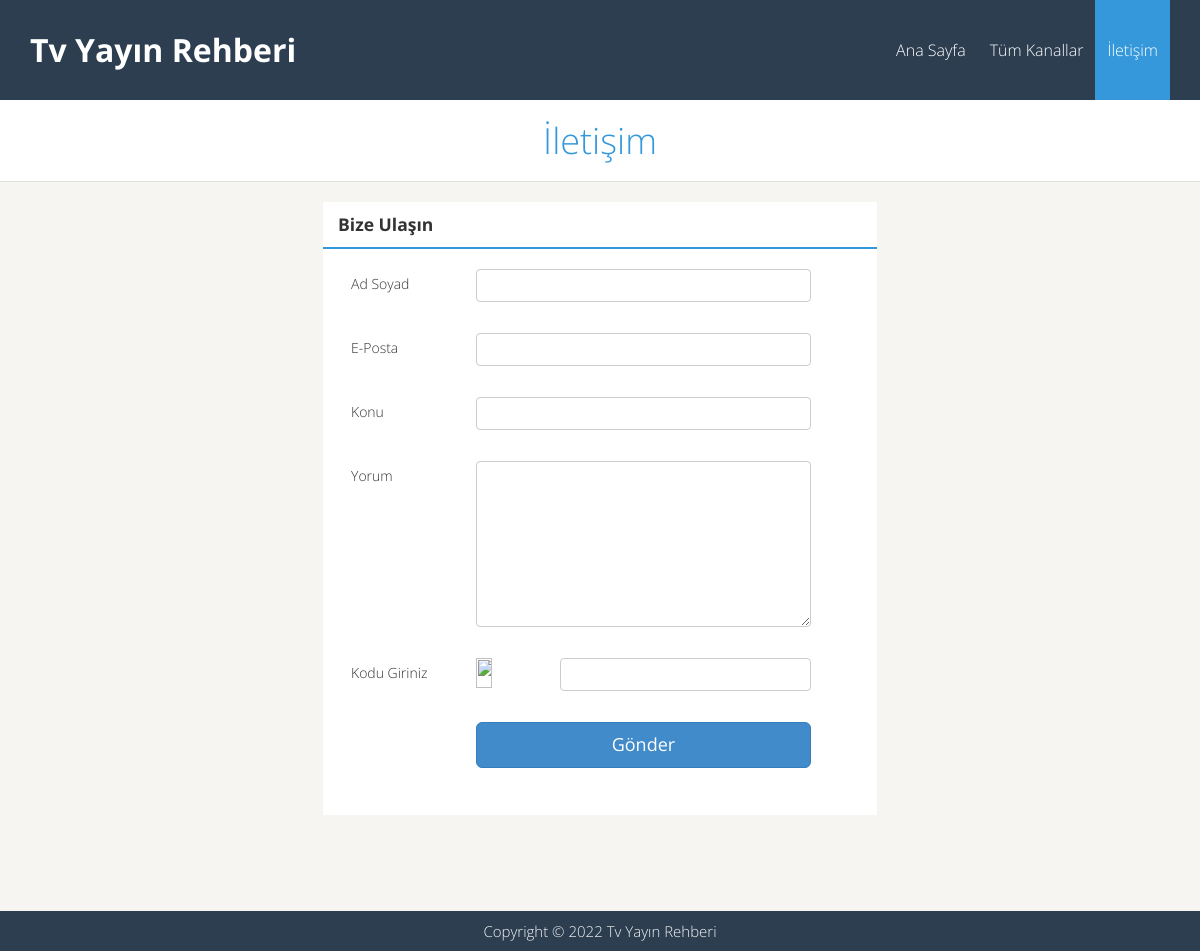
Screenshot of /iletisim with the database file from the repository.
### tables this page shows
CREATE TABLE IF NOT EXISTS `ayarlar` (
  `site_url` varchar(225) NOT NULL,
  `site_tema` varchar(225) NOT NULL,
  `site_baslik` varchar(225) NOT NULL,
  `site_desc` text NOT NULL,
  `site_keyw` text NOT NULL,
  `admin_kadi` varchar(225) NOT NULL,
  `admin_sifre` varchar(225) NOT NULL,
  `site_durum` int(11) NOT NULL,
  `site_footer` varchar(225) NOT NULL,
  `id` int(11) NOT NULL,
  PRIMARY KEY (`id`)
);

### www/system/ayar.php (called while the page is built, shortened)
<?php
require_once('libs/Database.php');
$db = new Database(DB_HOST, DB_USER, DB_PASS);
$sql = "SELECT * FROM ayarlar";
$ayar = $db->select($sql)[0];
?>

### www/system/libs/Database.php (called while the page is built, shortened)
<?php
class Database extends PDO{
    public function select($sql, $array = array(), $fetchMode = PDO::FETCH_ASSOC){
        $sth = $this->prepare($sql);
        $sth->execute();
        return $sth->fetchAll($fetchMode);
    }
}

### www/system/function.php (called while the page is built, shortened)
<?php
	function g($par){
		return strip_tags(trim(addslashes($_GET[$par])));
	}
?>

### www/theme/default/index.php (the view, shortened to what this page needs)
<!doctype html>
<html lang="en">
<head>
	<link rel="stylesheet" href="<?php echo TEMPLATE_URL; ?>/css/normalize.css">
	<link rel="stylesheet" href="<?php echo TEMPLATE_URL; ?>/css/base.css">
	<link rel="stylesheet" href="<?php echo TEMPLATE_URL; ?>/css/m_grid.css">
	<link rel="stylesheet" href="<?php echo TEMPLATE_URL; ?>/css/avgrund.css">
	<link rel="stylesheet" href="<?php echo TEMPLATE_URL; ?>/css/custom.css">
</head>
<body>
	<div class="header_wrapper full-width clearfix">
		<div class="container_1140 clearfix">
			<a href="<?php echo URL; ?>" class="logo mpzero pull-left"><?php echo $ayar['site_baslik']; ?></a>
			<nav class="nav_menu pull-right m_hidden-phone m_hidden-tablet">
				<ul class="mpzero">
					<?php $s = g('sayfa'); ?>
					<li class="<?php if($s == ""){ echo "active"; } ?>"><a href="<?php echo URL; ?>">Ana Sayfa</a></li>
					<li class="<?php if($s == "tum-kanallar"){ echo "active"; } ?>"><a href="<?php echo URL; ?>/tum-kanallar">Tüm Kanallar</a></li>
					<li class="<?php if($s == "iletisim"){ echo "active"; } ?>"><a href="<?php echo URL; ?>/iletisim">İletişim</a></li>
				</ul>
			</nav>
		</div>
	</div>
	<div class="footer_wrapper footer-stick">
		<div class="container_1140 row row-pad clearfix">
			<p class="mpzero text-center"><?php echo $ayar['site_footer']; ?></p>
		</div>
	</div>
</body>
</html>

### www/theme/default/css/base.css (style rules this page uses)
body { font-family: "Open Sans", "Helvetica Neue", Helvetica, Arial, sans-serif; font-size: 15px; line-height: 1.428571429; }
.clearfix:before, .clearfix:after { content: " "; display: table; }
.clearfix:after { clear: both; }
.clearfix { *zoom: 1; }
html { position: relative; min-height: 100%; }
.footer-stick { position: absolute; left: 0; bottom: 0; width: 100%; }
.pull-left { float: left !important; }
.pull-right { float: right !important; }
.full-width { width: 100%; }
.text-center { text-align: center; }
.mpzero { margin: 0; padding: 0; }

### www/theme/default/css/m_grid.css (style rules this page uses)
*, *:before, *:after { -moz-box-sizing: border-box; -webkit-box-sizing: border-box; box-sizing: border-box; }
.row { margin: 0 auto; width: 100%; }
.row:after { content: ""; display: table; clear: both; }
.container_1140 { width: 1140px; margin: 0 auto; }

### www/theme/default/css/avgrund.css (style rules this page uses)
.avgrund-ready body, .avgrund-ready .avgrund-contents, .avgrund-ready .avgrund-popup, .avgrund-ready .avgrund-cover { -webkit-transform-origin: 50% 50%; -moz-transform-origin: 50% 50%; -ms-transform-origin: 50% 50%; -o-transform-origin: 50% 50%; transform-origin: 50% 50%; -webkit-transition: 0.3s all cubic-bezier(0.250, 0.460, 0.450, 0.940); -moz-transition: 0.3s all cubic-bezier(0.250, 0.460, 0.450, 0.940); -ms-transition: 0.3s all cubic-bezier(0.250, 0.460, 0.450, 0.940); -o-transition: 0.3s all cubic-bezier(0.250, 0.460, 0.450, 0.940); transition: 0.3s all cubic-bezier(0.250, 0.460, 0.450, 0.940); }

### www/theme/default/css/custom.css (style rules this page uses)
body { margin-bottom: 40px; background-color: #f6f5f2; font-weight: 200; color: #666; }
.header_wrapper { background-color: #2c3e50; color: #fff; }
.logo { font-size: 32px; line-height: 100px; font-weight: bold; text-decoration: none; color: #fff; }
.nav_menu ul { list-style-type: none; }
.nav_menu ul li { display: inline-block; float: left; }
.nav_menu ul li a { color: #fff; display: inline-block; text-decoration: none; line-height: 100px; font-size: 16px; padding: 0 12px 0 12px }
.nav_menu ul li.active a { background-color: #3498db; }
.footer_wrapper { background-color: #2c3e50; height: 40px; line-height: 40px; }
.footer_wrapper p { color: #f5f5f5; }
.avgrund-ready body, .avgrund-ready .avgrund-contents, .avgrund-ready .avgrund-popup, .avgrund-ready .avgrund-cover { -webkit-transform-origin: 50% 50%; -moz-transform-origin: 50% 50%; -ms-transform-origin: 50% 50%; -o-transform-origin: 50% 50%; transform-origin: 50% 50%; -webkit-transition: 0.3s all cubic-bezier(0.250, 0.460, 0.450, 0.940); -moz-transition: 0.3s all cubic-bezier(0.250, 0.460, 0.450, 0.940); -ms-transition: 0.3s all cubic-bezier(0.250, 0.460, 0.450, 0.940); -o-transition: 0.3s all cubic-bezier(0.250, 0.460, 0.450, 0.940); transition: 0.3s all cubic-bezier(0.250, 0.460, 0.450, 0.940); }

### rows the page displays
ayarlar: site_baslik "Tv Yayın Rehberi", site_footer "Copyright © 2022 Tv Yayın Rehberi"
